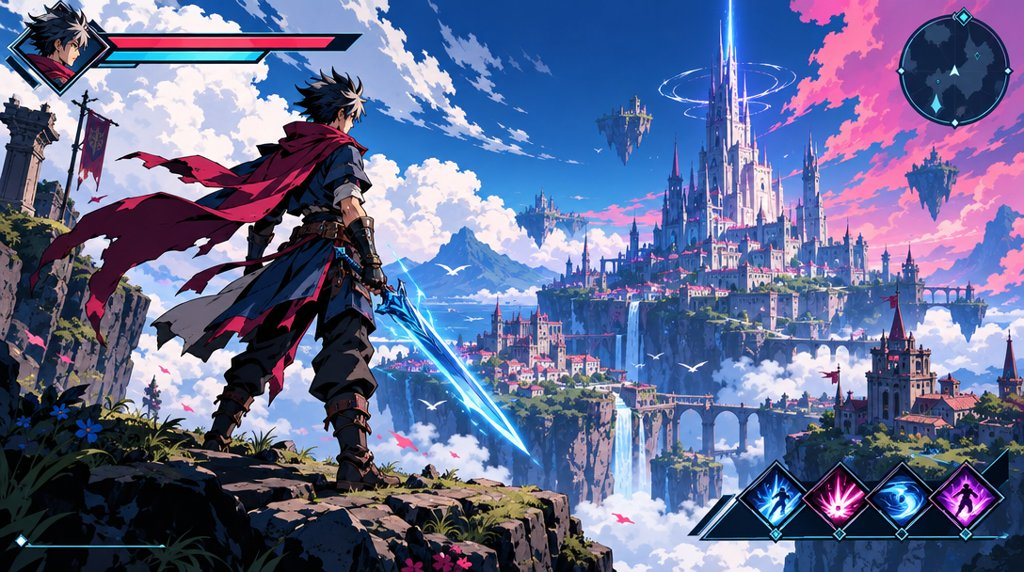
#> input picture plugins/roblox-skills/skills/roblox-game-pipeline/assets/lanes/anime-cel.jpg, 1024 x 572 px; its folder holds only this picture in this run
$ python style_board.py ../plugins/roblox-skills/skills/roblox-game-pipeline/assets/lanes/anime-cel.jpg
#> lines starting #> are read from the running program, lines starting #| are printed output that depends on the picture
#!/usr/bin/env python3
"""Build a labeled contact sheet of the style lane cards.

Usage: python3 -I scripts/style_board.py OUT.png [--only name ...] [--dir DIR]
Needs Pillow. Default dir: the lane cards in roblox-game-pipeline/assets/lanes.
"""
import sys, pathlib
from PIL import Image, ImageDraw, ImageFont

args = sys.argv[1:]
if not args:
    sys.exit(__doc__)
out = args.pop(0)
only, d = [], pathlib.Path("plugins/roblox-skills/skills/roblox-game-pipeline/assets/lanes")
while args:
    a = args.pop(0)
    if a == "--only":
        while args and not args[0].startswith("--"):
            only.append(args.pop(0))
    elif a == "--dir":
        d = pathlib.Path(args.pop(0))
files = sorted(d.glob("*.jpg"))
if only:
    files = [f for f in files if f.stem in only]
if not files:
    sys.exit("no images found")
W, H, L = 640, 360, 36
cols = 2
rows = (len(files) + cols - 1) // cols
sheet = Image.new("RGB", (W * cols, (H + L) * rows), "white")
#> sheet: PIL image 1280x396 RGB; every value is 255
dr = ImageDraw.Draw(sheet)
try:
    font = ImageFont.truetype("/System/Library/Fonts/Helvetica.ttc", 22)
except Exception:
    font = ImageFont.load_default()
for i, f in enumerate(files):
    im = Image.open(f).convert("RGB")
#> im is the input picture: PIL image 1024x572 RGB; mean R, G, B 99.3, 105.8, 144.3
    im.thumbnail((W, H))
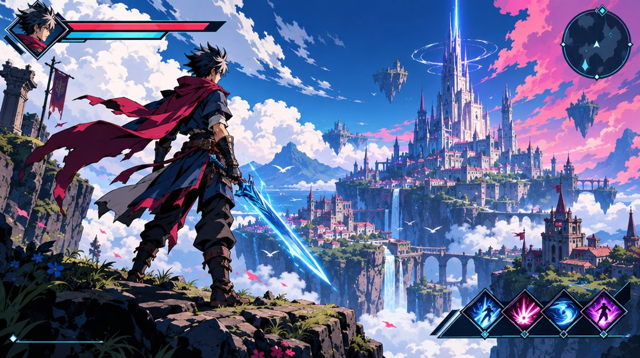
#> im: PIL image 640x358 RGB; mean R, G, B 99.3, 105.8, 144.3
    x, y = (i % cols) * W, (i // cols) * (H + L)
    sheet.paste(im, (x, y))
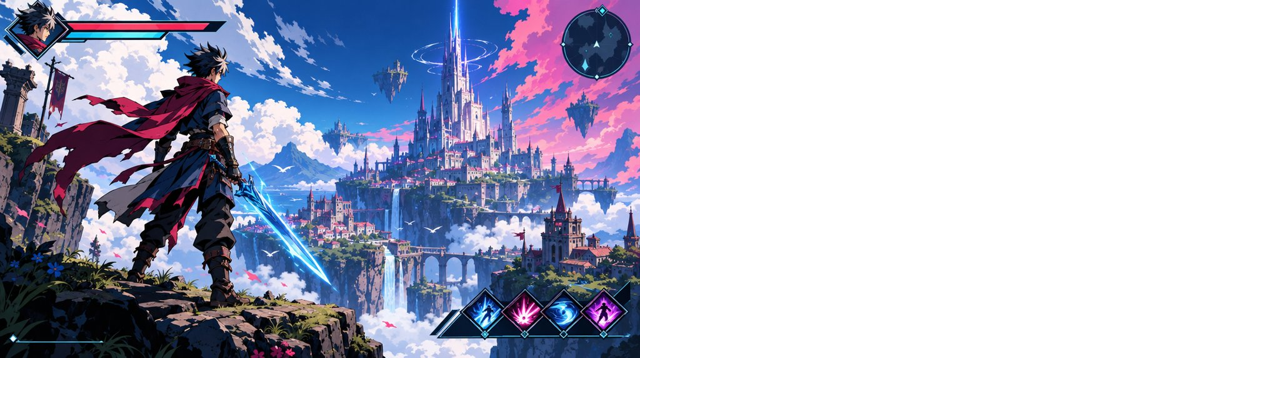
#> sheet: PIL image 1280x396 RGB; mean R, G, B 184.6, 187.6, 205
    dr.text((x + 10, y + H + 6), f"{i + 1}. {f.stem.replace('-', ' ')}", fill="black", font=font)
sheet.save(out)
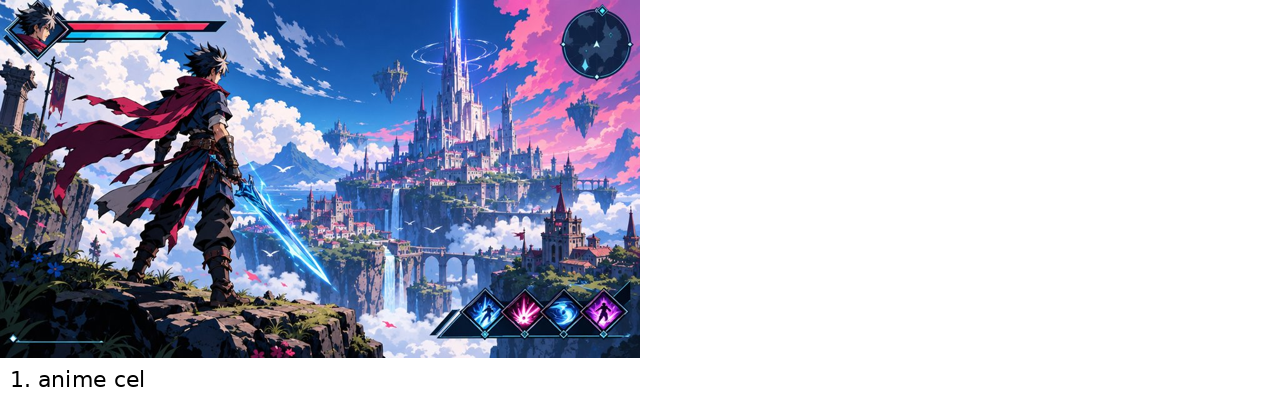
#> saved as anime-cel.jpg: PIL image 1280x396 RGB; mean R, G, B 184.3, 187.3, 204.7
print(out, len(files), "cards")

$ run again, on plugins/roblox-skills/skills/roblox-game-pipeline/assets/lanes/neon-scifi.jpg
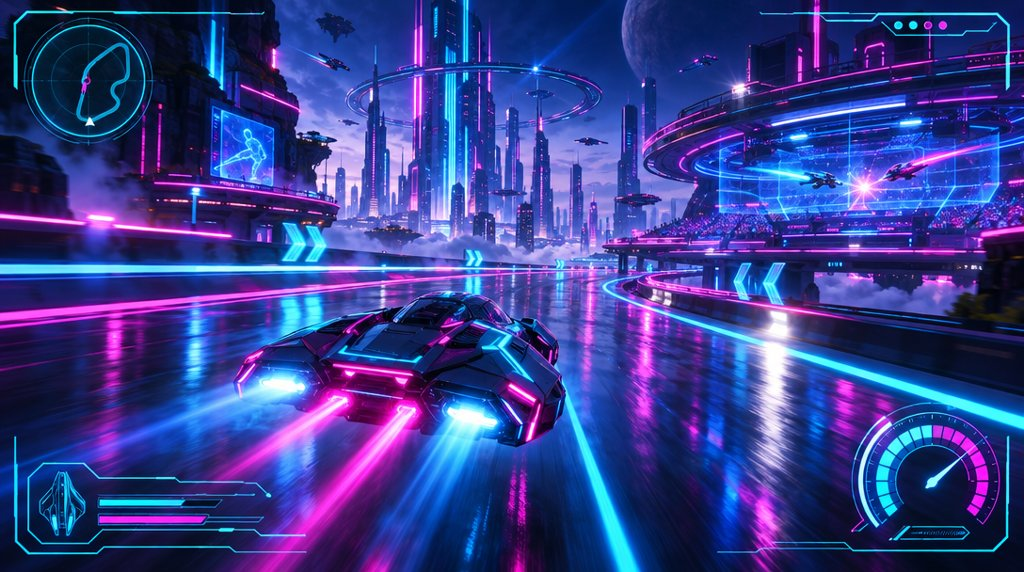
#> input picture plugins/roblox-skills/skills/roblox-game-pipeline/assets/lanes/neon-scifi.jpg, 1024 x 572 px
#> im is the input picture: PIL image 1024x572 RGB; mean R, G, B 55.2, 62.1, 140.3
#> `im.thumbnail((W, H))`:
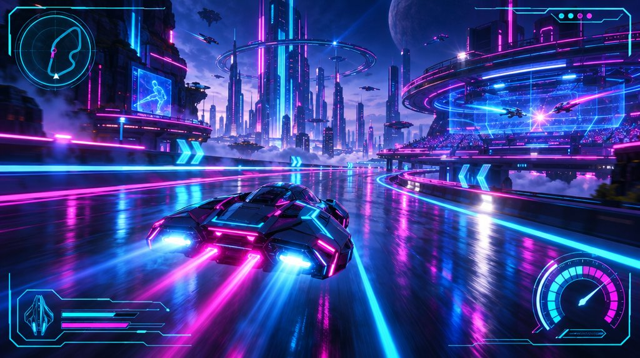
#> im: PIL image 640x358 RGB; mean R, G, B 55.2, 62.1, 140.3
#> `sheet.save(out)`:
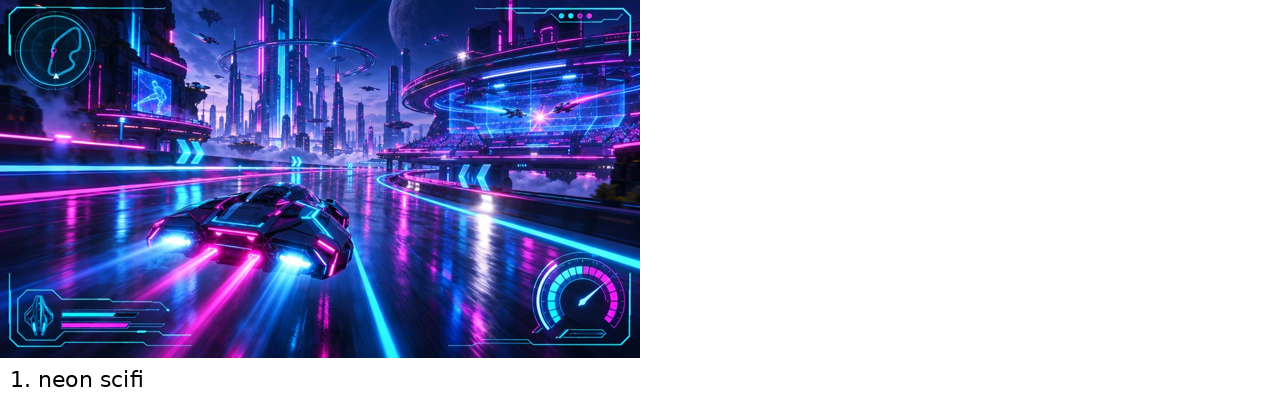
#> saved as neon-scifi.jpg: PIL image 1280x396 RGB; mean R, G, B 164.4, 167.6, 202.9
